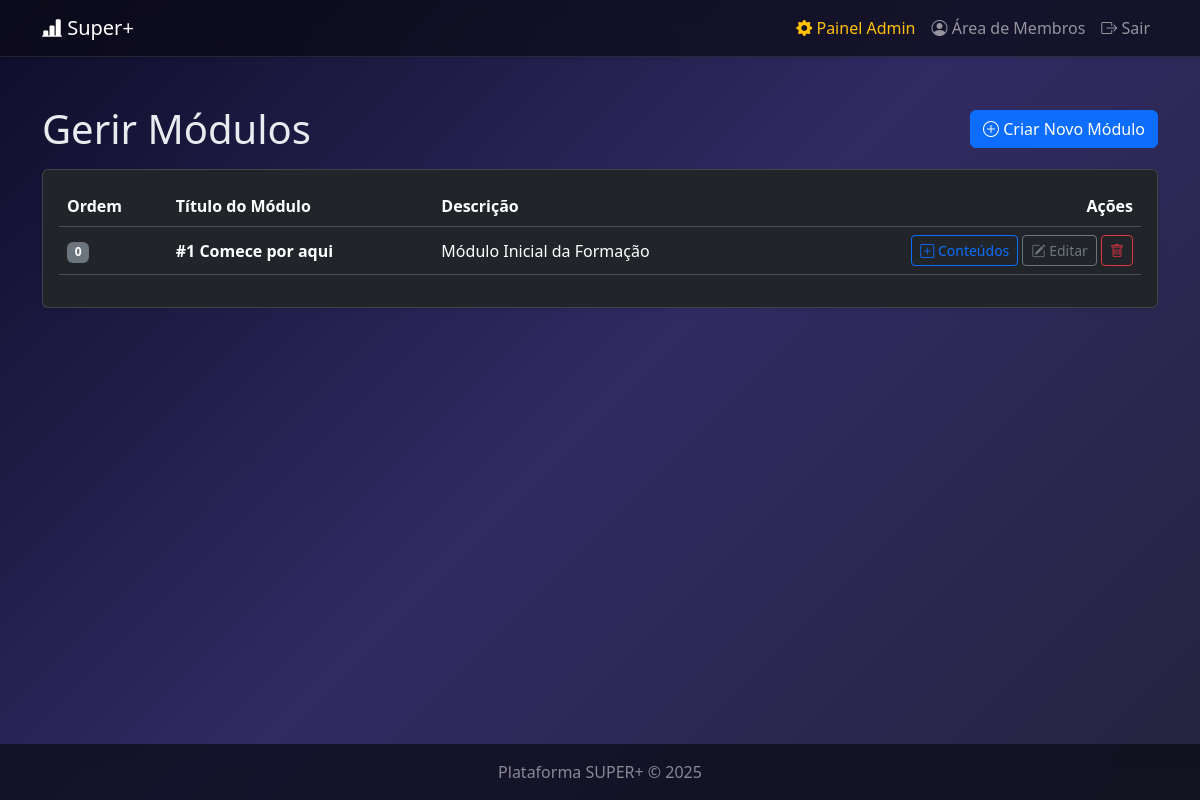
The page /admin/admin/modulos (signed in) on the database its author committed.
### mentoria/models.py (models this page shows)
class Modulos(db.Model):
    __tablename__ = 'modulos'
    id = db.Column(db.Integer, primary_key=True)
    titulo = db.Column(db.String(150), unique=True, nullable=False)
    descricao = db.Column(db.Text)
    ordem = db.Column(db.Integer, default=0)
    thumbnail_url = db.Column(db.String(255))
    conteudos = db.relationship('Conteudos', backref='modulo', lazy=True, cascade="all, delete-orphan")

### mentoria/admin/routes.py (the view)
@admin.route('/admin/modulos')
@admin_required
def admin_lista_modulos():
    modulos = Modulos.query.order_by(Modulos.ordem).all()
    return render_template('admin/lista_modulos.html', modulos=modulos)

### mentoria/admin/utils.py (called while the page is built)
def admin_required(f):
    @wraps(f)
    def decorated_function(*args, **kwargs):
        if not current_user.is_admin:
            flash("Acesso não autorizado.", "danger")
            return redirect(url_for('main.login'))
        return f(*args, **kwargs)
    return decorated_function

### mentoria/models.py (called while the page is built)
@login_manager.user_loader
def load_user(user_id):
    return Registros.query.get(int(user_id))

### mentoria/templates/admin/lista_modulos.html (shortened to what this page needs)
{% extends "layout.html" %}
{% block content %}
<div class="d-flex justify-content-between align-items-center mb-3">
    <h1 class="mb-0">Gerir Módulos</h1>
    <a href="{{ url_for('admin.admin_novo_modulo') }}" class="btn btn-primary"><i class="bi bi-plus-circle"></i> Criar Novo Módulo</a>
</div>
<div class="card shadow-sm">
    <div class="card-body">
        <div class="table-responsive">
            <table class="table table-hover align-middle">
                <thead><tr><th>Ordem</th><th>Título do Módulo</th><th>Descrição</th><th class="text-end">Ações</th></tr></thead>
                <tbody>
                    {% for modulo in modulos %}
                    <tr>
                        <td><span class="badge bg-secondary">{{ modulo.ordem }}</span></td>
                        <td><strong>{{ modulo.titulo }}</strong></td>
                        <td>{{ modulo.descricao|truncate(80) }}</td>
                        <td class="text-end">
                            <a href="{{ url_for('admin.admin_detalhes_modulo', id=modulo.id) }}" class="btn btn-sm btn-outline-primary" title="Gerir Conteúdos"><i class="bi bi-plus-square"></i> Conteúdos</a>
                            <a href="{{ url_for('admin.admin_editar_modulo', id=modulo.id) }}" class="btn btn-sm btn-outline-secondary" title="Editar Módulo"><i class="bi bi-pencil-square"></i> Editar</a>
                            <form action="{{ url_for('admin.admin_deletar_modulo', id=modulo.id) }}" method="POST" class="d-inline" onsubmit="return confirm('Tem a certeza? Apagar um módulo também removerá todos os seus conteúdos.');"><button type="submit" class="btn btn-sm btn-outline-danger" title="Remover Módulo"><i class="bi bi-trash"></i></button></form>
                        </td>
                    </tr>
                    {% else %}
                    <tr><td colspan="4" class="text-center p-4">Nenhum módulo criado ainda.</td></tr>
                    {% endfor %}
                </tbody>
            </table>
        </div>
    </div>
</div>
{% endblock %}

### mentoria/templates/layout.html (style rules this page uses)
:root { --primary-glow: #00aaff; --secondary-glow: #aa00ff; --background-start: #0f0c29; --background-mid: #302b63; --background-end: #24243e; }
body { background: linear-gradient(135deg, var(--background-start), var(--background-mid), var(--background-end)); background-attachment: fixed; color: #e9ecef; }

### rows shown on the page
Modulos: ordem "0", titulo "#1 Comece por aqui", descricao "Módulo Inicial da Formação"
